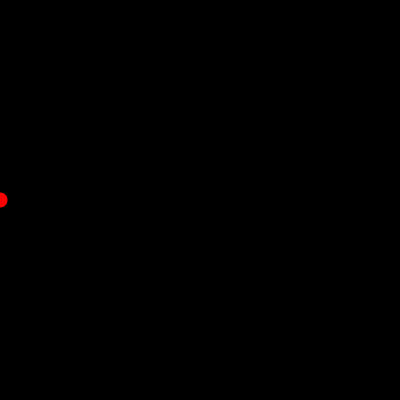
Frame 1 (no input)
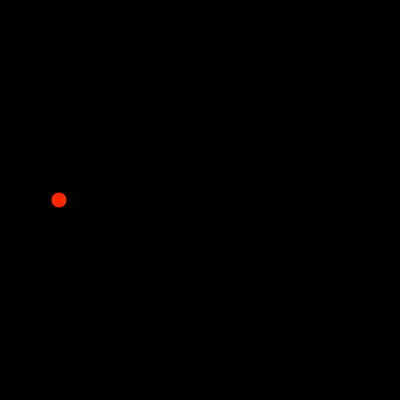
Frame 60 (the mouse pressed at the canvas centre just before this capture)
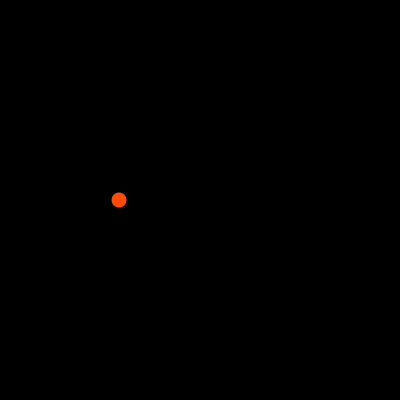
Frame 120 (the mouse held since frame 60 and released just before this capture)

The Processing sketch that drew these frames (run headless with seeded random() and noise(); from frame 60 on, the mouse is pressed at the canvas centre):

// Processing sketch: s06e01dante
// ── s06e01dante.pde
// Expresión Digital II - Diseño Digital - UDD - 2016
// Dante Crovetto
//s06e01dante

/*
se dibuja una elipse de izquierda a derecha en el centro del eje Y, la cual va cambiando de rojo a amarillo.
 */

float x, y, amt;  // Se crean las variables decimales x, y ,amt
color c1, c2, c3;  // Se crean los colores c1, c2 y c3

void setup() {  // Función que se ejecuta al principio una sola vez
  size(400, 400);  // Se crea un canvas de 400 x 400 px
  x = 0;  // La variable x pasa a ser 0
  y = height / 2;  // La variable y es igual al alto dividido en 2

  c1 = color (255, 0, 0); // Variable c1 pasa a ser de color rojo
  c2 = color (255, 255, 0); //Variable c1 pasa a ser de color amarillo
}

void draw() {  // Función que se dibuja todo el tiempo
  amt = map(x, 0, width, 0, 1);  // la variable amt es igual a una tabla de conversión entre el ancho del canvas a 0 y 1 
  c3 = lerpColor(c1, c2, amt);  // La variable c3 es igual a el resultado entregado por lerpColor, donde va pasando de rojo a amarillo según la variable recién creada. 

  background(0);  // Se crea un fondo de color negro
  fill(c3);  // Desde ahora las figuras tendrán un relleno igual al color entregado por la variable c3
  noStroke();  // Desde ahora las figuras no tendrán grosor de línea
  ellipse(x, y, 15, 15);  // se dibuja un círculo en las coordenadas x,y de diámetro 15
  x++;  // la variable x va sumando x cada vez
}
